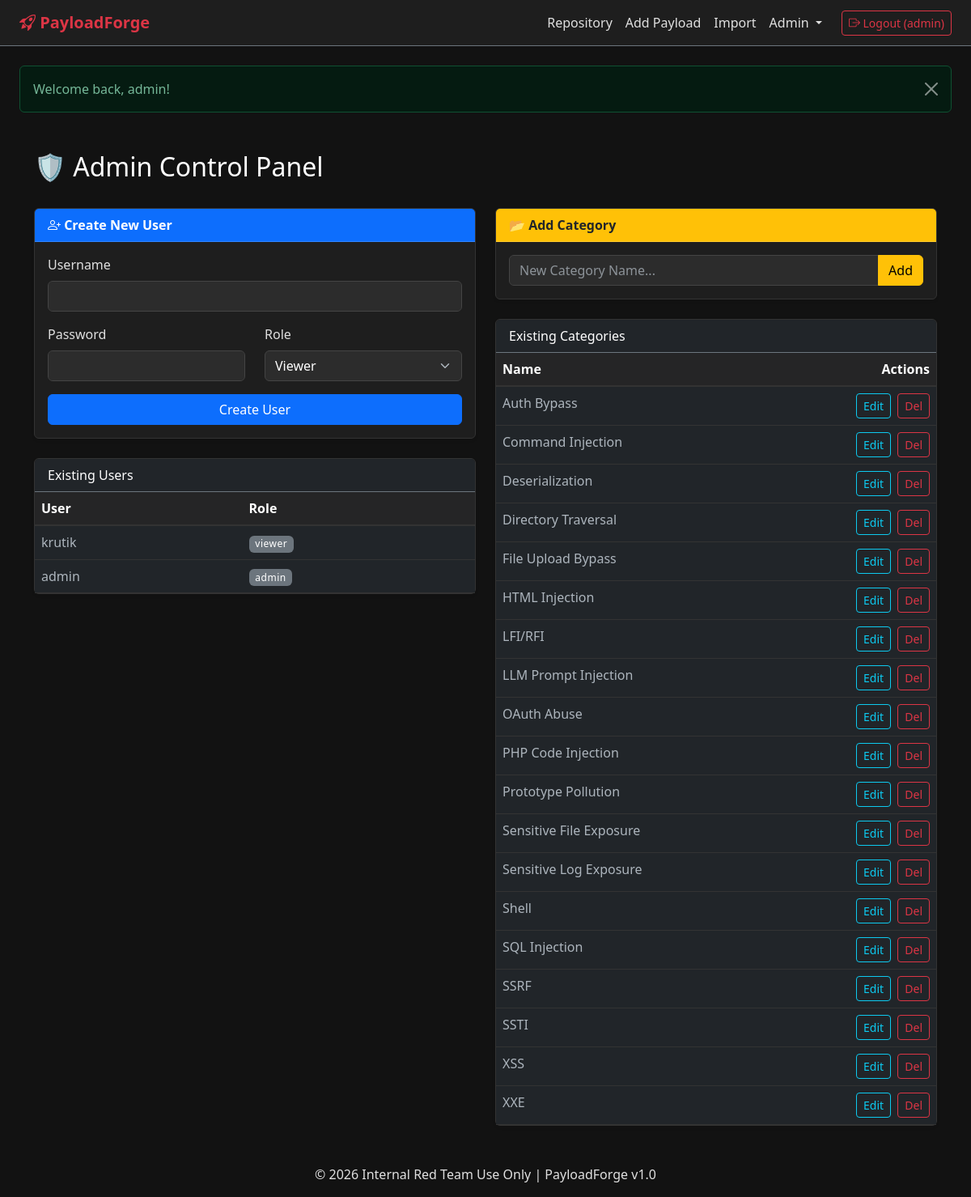
/admin.php (signed in), run on the app's committed database.
### tables this page shows
CREATE TABLE `users` (
  `id` int(11) NOT NULL AUTO_INCREMENT,
  `username` varchar(50) NOT NULL,
  `password_hash` varchar(255) NOT NULL,
  `role` enum('viewer','contributor','editor','admin') DEFAULT 'viewer',
  `is_active` tinyint(1) DEFAULT 1,
  `created_at` timestamp NOT NULL DEFAULT current_timestamp(),
  PRIMARY KEY (`id`),
  UNIQUE KEY `username` (`username`)
);

CREATE TABLE `categories` (
  `id` int(11) NOT NULL AUTO_INCREMENT,
  `name` varchar(100) NOT NULL,
  PRIMARY KEY (`id`),
  UNIQUE KEY `name` (`name`)
);

### admin.php (the view, shortened to what this page needs)
<?php
require 'includes/header.php';
$users = $pdo->query("SELECT * FROM users ORDER BY created_at DESC")->fetchAll();
$categories = $pdo->query("SELECT * FROM categories ORDER BY name")->fetchAll();
$edit_cat = null;
?>
<div class="container my-5">
    <div class="d-flex justify-content-between align-items-center mb-4">
        <h2 class="text-white">🛡️ Admin Control Panel</h2>
    </div>
    <div class="row g-4">
        <div class="col-lg-6">
            <div class="card shadow-sm mb-4">
                <div class="card-header bg-primary text-white fw-bold">
                    <i class="bi bi-person-plus"></i> Create New User
                </div>
                <div class="card-body">
                    <form method="POST">
                        <div class="mb-3">
                            <label class="form-label">Username</label>
                            <input type="text" name="username" class="form-control" required>
                        </div>
                        <div class="row">
                            <div class="col-md-6 mb-3">
                                <label class="form-label">Password</label>
                                <input type="password" name="password" class="form-control" required>
                            </div>
                            <div class="col-md-6 mb-3">
                                <label class="form-label">Role</label>
                                <select name="role" class="form-select">
                                    <option value="viewer">Viewer</option>
                                </select>
                            </div>
                        </div>
                        <button type="submit" class="btn btn-primary w-100">Create User</button>
                    </form>
                </div>
            </div>
            <div class="card shadow-sm">
                <div class="card-header bg-dark text-white border-bottom border-secondary">
                    Existing Users
                </div>
                <div class="card-body p-0">
                    <table class="table table-hover mb-0">
                        <thead><tr><th>User</th><th>Role</th></tr></thead>
                        <tbody>
                            <?php foreach($users as $u): ?>
                            <tr>
                                <td><?= h($u['username']) ?></td>
                                <td><span class="badge bg-secondary"><?= h($u['role']) ?></span></td>
                            </tr>
                            <?php endforeach; ?>
                        </tbody>
                    </table>
                </div>
            </div>
        </div>
        <div class="col-lg-6">
            <div class="card shadow-sm mb-4 border-warning">
                <div class="card-header bg-warning text-dark fw-bold">
                    <?= $edit_cat ? "✏️ Edit Category" : "📂 Add Category" ?>
                </div>
                <div class="card-body">
                    <form action="actions/category_crud.php" method="POST">
                        <?php if ($edit_cat): ?>
                            <input type="hidden" name="action" value="update">
                            <input type="hidden" name="id" value="<?= $edit_cat['id'] ?>">
                            <div class="input-group">
                                <input type="text" name="name" class="form-control" value="<?= h($edit_cat['name']) ?>" required>
                                <button type="submit" class="btn btn-success">Update</button>
                            </div>
                        <?php else: ?>
                            <div class="input-group">
                                <input type="text" name="name" class="form-control" placeholder="New Category Name..." required>
                                <button type="submit" class="btn btn-warning">Add</button>
                            </div>
                        <?php endif; ?>
                    </form>
                </div>
            </div>
            <div class="card shadow-sm">
                <div class="card-header bg-dark text-white border-bottom border-secondary">
                    Existing Categories
                </div>
                <div class="card-body p-0">
                    <table class="table table-hover mb-0">
                        <thead><tr><th>Name</th><th class="text-end">Actions</th></tr></thead>
                        <tbody>
                            <?php foreach($categories as $c): ?>
                            <tr>
                                <td><?= h($c['name']) ?></td>
                                <td class="text-end">
                                    <a href="admin.php?edit_cat_id=<?= $c['id'] ?>" class="btn btn-sm btn-outline-info me-1">Edit</a>
                                    <form action="actions/category_crud.php" method="POST" class="d-inline" onsubmit="return confirm('Delete category?');">
                                        <button type="submit" class="btn btn-sm btn-outline-danger">Del</button>
                                    </form>
                                </td>
                            </tr>
                            <?php endforeach; ?>
                        </tbody>
                    </table>
                </div>
            </div>
        </div>
    </div>
</div>
<?php require 'includes/footer.php'; ?>

### assets/style.css (style rules this page uses)
:root { --bg-dark: #121212; --component-bg: #1e1e1e; --border-color: #333; --text-main: #e0e0e0; --text-muted: #a0a0a0; --primary: #2979ff; --success: #00e676; --danger: #ff5252; }
body { font-family: 'Segoe UI', system-ui, sans-serif; background-color: var(--bg-dark); color: var(--text-main); }
.card { background-color: var(--component-bg) !important; border: 1px solid var(--border-color) !important; color: var(--text-main) !important; }
.table { color: var(--text-main) !important; border-color: var(--border-color) !important; }
.table thead th { background-color: #252526 !important; color: #fff !important; border-bottom: 2px solid var(--border-color) !important; }
.form-control, .form-select { background-color: #2c2c2c !important; border: 1px solid #444 !important; color: #fff !important; }
.badge { font-weight: 500; letter-spacing: 0.5px; }

### data on the page
users: username "krutik", role "viewer"
users: username "admin", role "admin"
categories: name "Auth Bypass"
categories: name "Command Injection"
categories: name "Deserialization"
categories: name "Directory Traversal"
categories: name "File Upload Bypass"
categories: name "HTML Injection"
categories: name "LFI/RFI"
categories: name "LLM Prompt Injection"
categories: name "OAuth Abuse"
categories: name "PHP Code Injection"
categories: name "Prototype Pollution"
categories: name "Sensitive File Exposure"
categories: name "Sensitive Log Exposure"
categories: name "Shell"
categories: name "SQL Injection"
categories: name "SSRF"
categories: name "SSTI"
categories: name "XSS"
categories: name "XXE"

### other printed values
$_SESSION['username'] "admin"
$msg "Welcome back, admin!"
